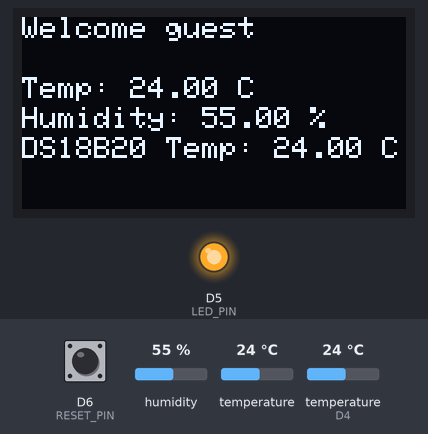
Bench run of a sketch on a simulated ESP8266 (NodeMCU). Shown: 128×64 one-colour display, output pins drawn as LEDs (lit = HIGH). The inputs (shaded band) are chosen by the test bench; at power-on: humidity 55 %, temperature 24 °C, temperature (sensor on D4) 24 °C, D6 (RESET_PIN) HIGH. WiFi joins after 1.5 s; servers stay silent unless stated; uploads are accepted with an empty reply; the local clock reads 2024-03-15 10:24:30 at power-on unless the sketch sets it; EEPROM starts erased; what the sketch prints to the serial monitor is not drawn.

Above: at 2.9 s.
3.0 s: humidity set to 22 %
At 5.7 s:
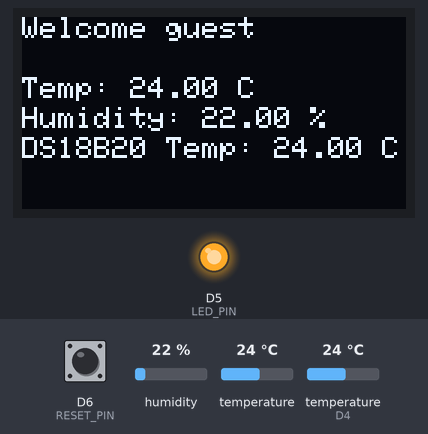
6.5 s: temperature (sensor 0) set to 12 °C
At 8.1 s:
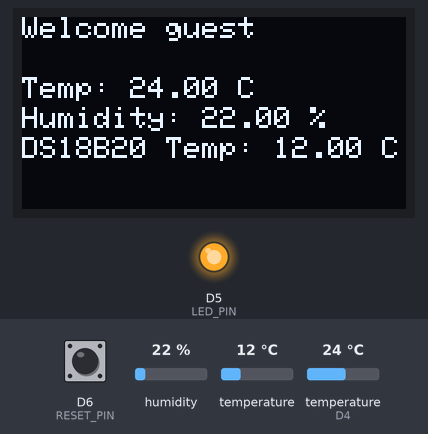
10.0 s: temperature (sensor on D4) set to 12 °C
At 10.5 s:
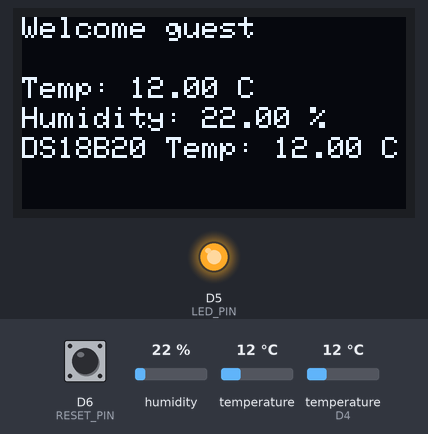
13.5 s: temperature (sensor 0) set to 19 °C
Timing chart, 0 to 16.5 s (numbered marks = the images above; inputs shaded):
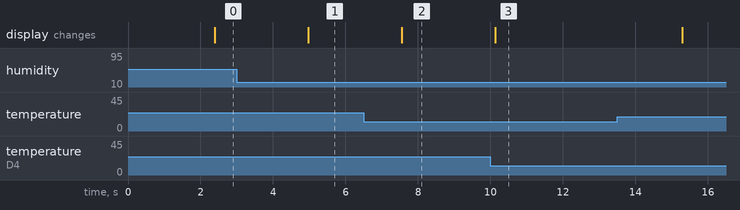

Measured:
- after the input at 3.0 s, the display: changes after 2.0 s (image 1)
- after the input at 6.5 s, the display: changes after 1.0 s (image 2)
- after the input at 10.0 s, the display: changes after 0.13 s (image 3)

The sketch:

esp8266oled.ino
```cpp
#include <ESP8266WiFi.h>
#include <WiFiManager.h>  // WiFiManager library
#include <DHT.h>
#include <OneWire.h>
#include <DallasTemperature.h>
#include <EEPROM.h>  // EEPROM library for storing username
#include <Adafruit_GFX.h>
#include <Adafruit_SH110X.h>
#include <time.h>  // Time library for NTP

// Pin definitions
#define DHTPIN D4     // Pin where the DHT11 is connected
#define DHTTYPE DHT11 // DHT 11
#define ONE_WIRE_BUS D3 // DS18B20 sensor
#define LED_PIN D5    // Reassigned LED pin to D5 (GPIO14)
#define RESET_PIN D6  // Reassigned reset button pin to D6 (GPIO12)

// EEPROM settings
#define EEPROM_SIZE 32 // Define the size to store the username
#define USERNAME_ADDR 0 // Starting address for the username

const char* postServerUrl = "/api/v1/datas/data"; // Your POST URL path
const char* host = "bio-data-peach-kappa.vercel.app"; // Hostname

DHT dht(DHTPIN, DHTTYPE);
OneWire oneWire(ONE_WIRE_BUS);
DallasTemperature sensors(&oneWire);

WiFiManager wifiManager; // Declare globally for access in loop()

volatile bool resetTriggered = false;  // Flag to indicate button press

// OLED setup
Adafruit_SH1106G display = Adafruit_SH1106G(128, 64, &Wire); // Create an instance of the display

char username[16]; // To store the input username

WiFiManagerParameter custom_username("username", "Enter username", "", 16); // Custom parameter for username

void ICACHE_RAM_ATTR resetWiFiSettings() {
  resetTriggered = true;  // Set the flag when the button is pressed
}

void setup() {
  Serial.begin(115200);

  // Initialize EEPROM
  EEPROM.begin(EEPROM_SIZE);

  // Initialize DHT and DS18B20 sensors
  dht.begin();
  sensors.begin();

  // Initialize the LED pin
  pinMode(LED_PIN, OUTPUT);
  digitalWrite(LED_PIN, LOW);  // Turn off LED initially

  // Initialize the reset button pin
  pinMode(RESET_PIN, INPUT_PULLUP);  // Use INPUT_PULLUP to prevent the need for an external resistor

  // Attach an interrupt to the reset button pin
  attachInterrupt(digitalPinToInterrupt(RESET_PIN), resetWiFiSettings, FALLING);

  // Initialize I2C for OLED
  Wire.begin(D2, D1); // SDA = D2 (GPIO4), SCL = D1 (GPIO5)

  // Initialize OLED display
  display.begin(0x3C, true); // Address 0x3C (change if your OLED uses a different I2C address)
  display.clearDisplay();
  display.display();

  // Add custom parameter to WiFiManager
  wifiManager.addParameter(&custom_username);

  // Automatically connect to saved WiFi or start AP for configuration if no network is available
  wifiManager.autoConnect("ESP8266-Setup", "password123");

  // After connection, get the username from the custom field
  strcpy(username, custom_username.getValue());

  // Convert username to lowercase
  toLowerCase(username);

  // Check if a username was entered and store it in EEPROM
  if (strlen(username) > 0) {
    saveUsername(username); // Save username to EEPROM
  } else if (isUsernameStored()) {
    getUsername(); // Retrieve stored username from EEPROM
  } else {
    strcpy(username, "guest"); // Default username
  }

  // Turn on the LED to indicate successful WiFi connection
  digitalWrite(LED_PIN, HIGH);

  // Initialize NTP for time syncing
  configTime(0, 0, "pool.ntp.org", "time.nist.gov"); // Use NTP server to get time

  // Wait for time to be synchronized
  waitForNTPTime();  // LED will blink during this process
}

void loop() {
  // Check if the reset flag is set by the interrupt
  if (resetTriggered) {
    Serial.println("Reset button pressed! Clearing WiFi settings...");
    wifiManager.resetSettings(); // Clear WiFi settings
    delay(1000); // Delay to allow time for message to be seen on Serial Monitor
    ESP.restart(); // Restart the ESP8266 to apply changes
  }

  // Read temperatures
  sensors.requestTemperatures(); // Send the command to get temperatures
  float dsTemperature = sensors.getTempCByIndex(0); // Read temperature from DS18B20

  float temperature = dht.readTemperature();
  float humidity = dht.readHumidity();

  // Update OLED display
  displayDataOnOLED(temperature, humidity, dsTemperature);

  if (WiFi.status() == WL_CONNECTED) {
    digitalWrite(LED_PIN, HIGH); // Turn on LED while WiFi is connected

    WiFiClientSecure client;
    client.setInsecure(); // Disable certificate verification

    if (client.connect(host, 443)) {
      // Get the current time as a string
      String datetime = getDateTimeString();

      String jsonPayload = "{\"username\":\"" + String(username) + "\", \"temperature\":" + String(temperature) + ", \"humidity\":" + String(humidity) + ", \"dsTemperature\":" + String(dsTemperature) + ", \"datetime\":\"" + datetime + "\"}";

      client.println("POST " + String(postServerUrl) + " HTTP/1.1");
      client.println("Host: " + String(host));
      client.println("Content-Type: application/json");
      client.println("Content-Length: " + String(jsonPayload.length()));
      client.println("Connection: close");
      client.println(); // End of headers
      client.println(jsonPayload); // POST message body

      while (client.connected()) {
        String line = client.readStringUntil('\n');
        if (line == "\r") {
          break; // Headers received
        }
      }

      String postResponse = client.readString(); // Get the response payload
      Serial.println("POST Response:");
      Serial.println(postResponse); // Print the response
    } else {
      Serial.println("POST Connection failed");
    }

    client.stop(); // Close the connection
  } else {
    Serial.println("Error in WiFi connection");
    digitalWrite(LED_PIN, LOW); // Turn off LED if not connected
  }

  // Displaying both temperatures on the Serial Monitor
  Serial.print("DHT Temperature: ");
  Serial.print(temperature);
  Serial.print("°C, Humidity: ");
  Serial.print(humidity);
  Serial.println("%");

  Serial.print("DS18B20 Temperature: ");
  Serial.print(dsTemperature);
  Serial.println("°C");

  delay(500); // Repeat every 0.5 seconds
}

// Function to wait for NTP time synchronization and blink the LED
void waitForNTPTime() {
  bool ledState = LOW;  // Initial LED state (off)
  while (time(nullptr) < 8 * 3600 * 2) {  // Wait for valid time (> 1/1/1970)
    Serial.println("Waiting for NTP time sync...");

    // Blink the LED by toggling its state
    ledState = !ledState;  // Toggle the LED state
    digitalWrite(LED_PIN, ledState);  // Update the LED state
    delay(500);  // Wait for 500ms before the next toggle
  }

  // Once synchronized, turn the LED fully on
  digitalWrite(LED_PIN, HIGH);  // LED stays on
  Serial.println("NTP time synchronized.");
}

// Function to display data on OLED
void displayDataOnOLED(float tempDHT, float humDHT, float tempDS) {
  display.clearDisplay(); // Clear the buffer

  display.setTextSize(1);      // Normal 1:1 pixel scale
  display.setTextColor(SH110X_WHITE); // Draw white text

  // Display greeting
  display.setCursor(0, 0);
  display.print("Welcome ");
  display.print(username);

  // Display DHT11 readings
  display.setCursor(0, 20);
  display.print("Temp: ");
  display.print(tempDHT);
  display.print(" C");

  display.setCursor(0, 30);
  display.print("Humidity: ");
  display.print(humDHT);
  display.print(" %");

  // Display DS18B20 reading
  display.setCursor(0, 40);
  display.print("DS18B20 Temp: ");
  display.print(tempDS);
  display.print(" C");

  display.display(); // Send buffer to display
}

// Convert username to lowercase
void toLowerCase(char* str) {
  for (int i = 0; str[i]; i++) {
    str[i] = tolower(str[i]);
  }
}

// Check if username is stored in EEPROM
bool isUsernameStored() {
  return EEPROM.read(USERNAME_ADDR) != 0xFF; // 0xFF is default erased value
}

// Retrieve the stored username from EEPROM
void getUsername() {
  for (int i = 0; i < 16; i++) {
    username[i] = EEPROM.read(USERNAME_ADDR + i);
  }
}

// Save the username to EEPROM
void saveUsername(char* input) {
  for (int i = 0; i < 16; i++) {
    EEPROM.write(USERNAME_ADDR + i, input[i]);
  }
  EEPROM.commit(); // Commit the write to EEPROM
}

// Function to get the current datetime as a string
String getDateTimeString() {
  time_t now = time(nullptr);
  struct tm* timeinfo = localtime(&now);

  char buffer[25];
  strftime(buffer, sizeof(buffer), "%Y/%m/%d %H:%M:%S", timeinfo); // Day/Month/Year format

  return String(buffer);
}
```
